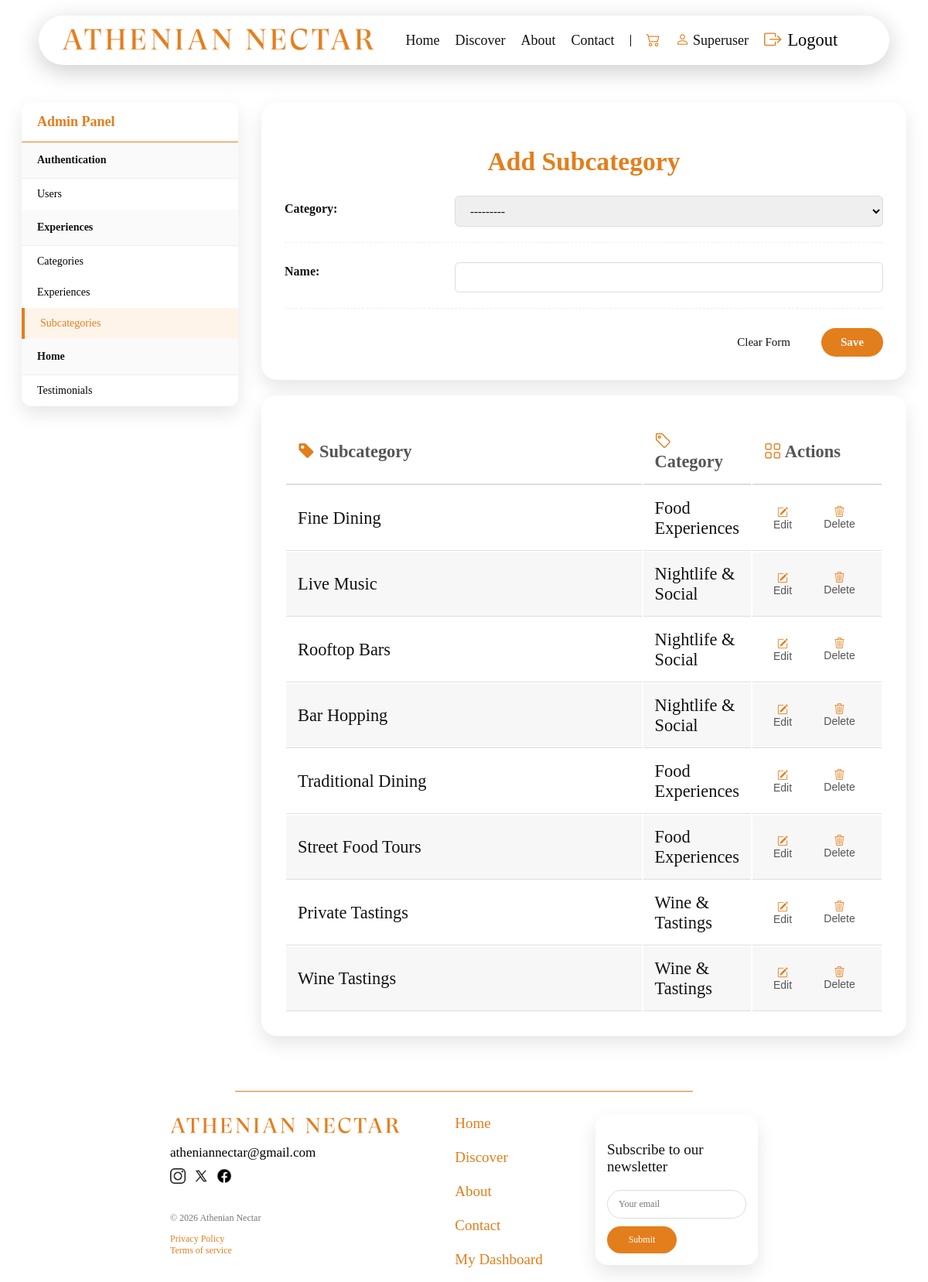
Page /adminpanel/subcategory/add/ (signed in) on the earlier database version.
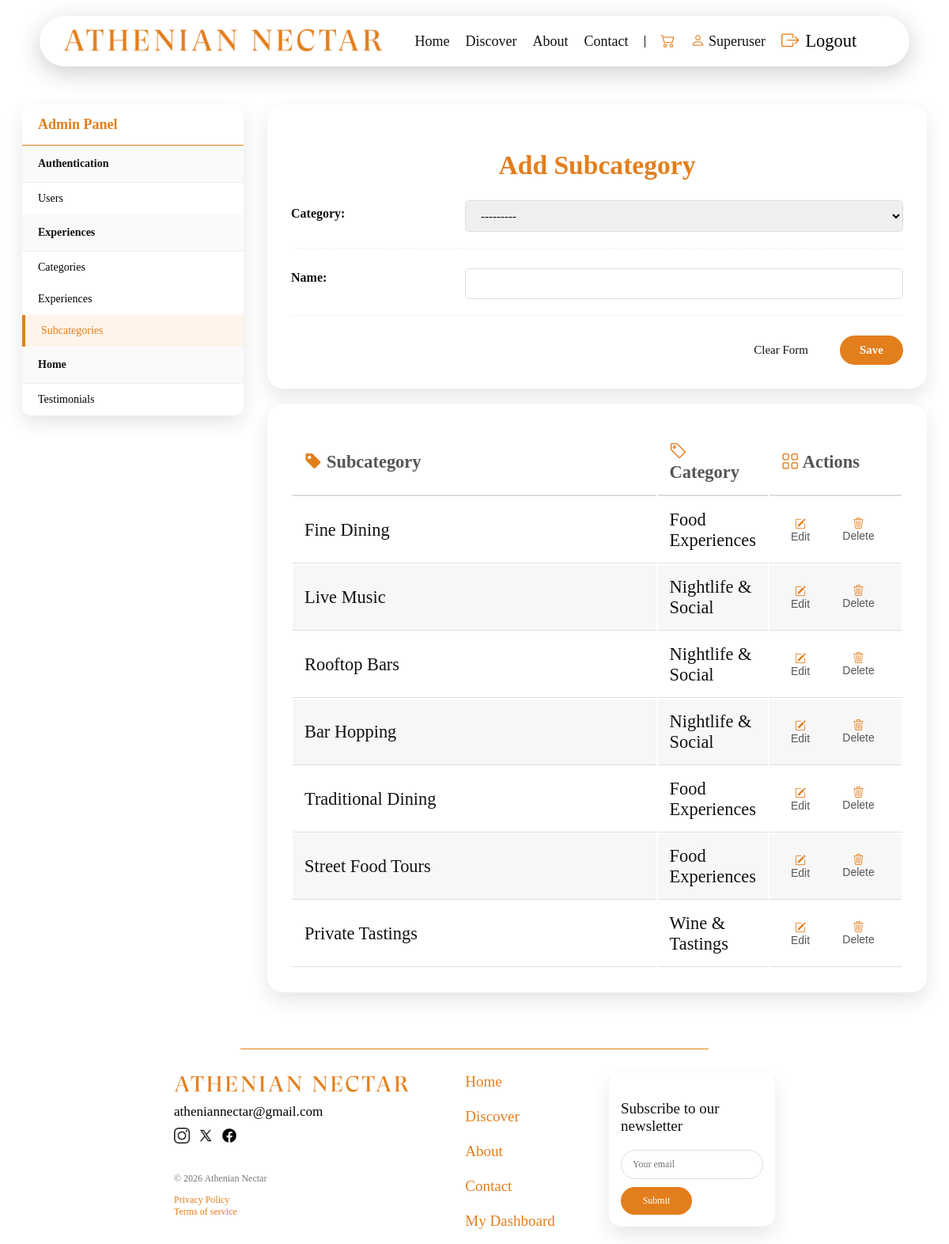
Same page on the later database version.
### experiences/models.py (models this page shows, shortened)
class Subcategory(models.Model):
    name = models.CharField(max_length=30)
    category = models.ForeignKey(Category, on_delete=models.CASCADE)
    class Meta:
        verbose_name_plural = "Subcategories"

class Category(models.Model):
    name = models.CharField(max_length=30)
    class Meta:
        verbose_name_plural = "Categories"
    def __str__(self):
        return self.name

### adminpanel/views.py (the view)
# urls.py: path('subcategory/add/', views.add_subcategory, name='add_subcategory'),
@user_passes_test(check_admin, login_url='login')
def add_subcategory(request):
    if request.method == 'POST':
        sub_id = request.POST.get('subcategory_id')
        if sub_id:
            try:
                sub_to_update = Subcategory.objects.get(id=sub_id)
                form = SubcategoryForm(request.POST, request.FILES, instance=sub_to_update)
            except Subcategory.DoesNotExist:
                form = SubcategoryForm(request.POST, request.FILES)
        else:
            form = SubcategoryForm(request.POST, request.FILES)
        if form.is_valid():
            form.save()
            return redirect('add_subcategory')
    else:
        form = SubcategoryForm()
    all_subcategories = Subcategory.objects.select_related('category').all().order_by('-id')
    context = {
        'form': form,
        'subcategories': all_subcategories,
    }
    return render(request, 'adminpanel/add_subcategory.html', context)

### adminpanel/forms.py
class SubcategoryForm(forms.ModelForm):
    class Meta:
        model = Subcategory
        fields = ['category', 'name']
        widgets = {
            'name': forms.TextInput(attrs={'class': 'form-control', 'maxlength': '10'}),
        }

### adminpanel/views.py (called while the page is built)
def check_admin(user):
    return user.is_staff

### orders/context_processors.py (called while the page is built)
def cart_processor(request):
    cart = request.session.get('cart', {})
    cart_item_count = len(cart)
    return {'cart_item_count': cart_item_count}

### adminpanel/templates/adminpanel/add_subcategory.html (shortened to what the changed rows need)
{% extends 'home/base.html' %}
{% load static %}
{% block extra_css %}
    <link rel="stylesheet" href="{% static 'css/adminpanel.css' %}">
    <link rel="stylesheet" href="{% static 'css/users.css' %}">
{% endblock %}
{% block content %}
<div class="add-container">
    <div class="manage-experiences">
        <div class="admin-card">
            <h2 class="admin-title" id="form_title">Add Subcategory</h2>
            <div id="subcategory_form_container">
                <form id="subcategory_form" method="POST" enctype="multipart/form-data">
                    <div>
                        {% for field in form %}
                        <div class="form-rows">
                            <div class="form-label">
                                <label>{{ field.label }}:</label>
                            </div>
                            <div class="form-input">
                                {{ field }}
                            </div>
                        </div>
                        {% endfor %}
                    </div>
                </form>
            </div>
        </div>
        <div class="admin-table-card">
            <div class="admin-table-container">
                <table class="admin-table" id="subcategory_table">
                    <thead>
                        <tr>
                            <th><i class="bi bi-tag-fill"></i> Subcategory </th>
                            <th><i class="bi bi-tag"></i> Category</th>
                            <th><i class="bi bi-grid"></i> Actions</th>
                        </tr>
                    </thead>
                    <tbody>
                        {% for sub in subcategories %}
                        <tr class="table-row"
                                data-id="{{ sub.id }}"
                                data-name="{{ sub.name }}"
                                data-category="{{ sub.category.id }}">
                            <td data-label="Subcategory">{{ sub.name }}</td>
                            <td data-label="Category">{{ sub.category.name }}</td>
                            <td>
                                <div class="actions">
                                    <button type="button" class="action-btn edit-btn"><i class="bi bi-pencil-square"></i> Edit</button>
                                    <form action="{% url 'delete_subcategory' sub.id %}" method="POST" class="inline-form" onsubmit="return confirm('Are you sure you want to delete {{ sub.name|escapejs }}? This cannot be undone.');">
                                        <button type="submit" class="action-btn delete-btn"><i class="bi bi-trash3"></i> Delete</button>
                                    </form>
                                </div>
                            </td>
                        </tr>
                        {% empty %}
                        <tr>
                            <td colspan="3" class="empty-state">No subcategories added yet.</td>
                        </tr>
                        {% endfor %}
                    </tbody>
                </table>
            </div>
        </div>
    </div> </div>
{% endblock %}

Differences in the rows shown:
removed Subcategory: name "Wine Tastings", category.name "Wine & Tastings"
